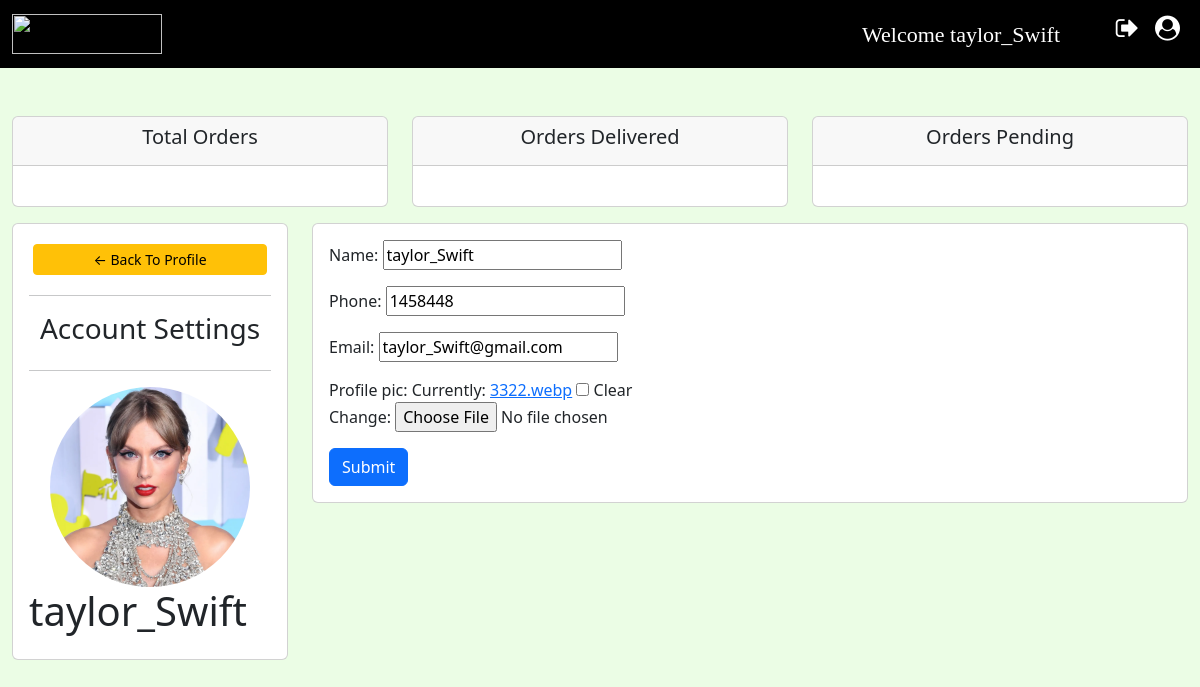
Page /account/ (signed in) on the committed database.
### accounts/models.py (models this page shows, shortened)
class Customer(models.Model):
    user = models.OneToOneField(User, null=True, on_delete=models.CASCADE)
    name = models.CharField(max_length=200, null=True)
    phone = models.CharField(max_length=200, null=True)
    email = models.CharField(max_length=200, null=True)
    profile_pic = models.ImageField(default="p1.png",null=True,blank=True)
    date_created = models.DateTimeField(auto_now_add=True, null=True)
    def imageURL(self):
        try:
            url = self.profile_pic.url
        except:
            url = ""
        return url

### accounts/views.py (the view)
# urls.py: path('account/', views.account_settings, name="settings-page"),
@login_required(login_url="login")
def account_settings(request):
    user = request.user.customer
    form = CustomerForm(instance=user)
    if request.method == "POST":
        form = CustomerForm(request.POST, request.FILES, instance=user)
        if form.is_valid():
            form.save()
            return redirect("settings-page")
    context = {"user": user, "form": form}
    return render(request, "account_settings.html", context)

### accounts/forms.py
class CustomerForm(ModelForm):
    class Meta:
        model = Customer
        fields = "__all__"
        exclude = ["user"]

### templates/account_settings.html (shortened to what this page needs)
{% extends "Main.html" %}
{% load static %}
{% block content %}
	<br>
	{% include "status.html" %}
	<div class="container-fluid">
		<div class="row">
			<div class="col-md-3">
				<div class="card card-body">
					<a class="btn btn-warning btn-sm btn-block m-1" href="{% url "user-page" %}">&#8592; Back To
						Profile</a>
					<hr/>
					<h3 style="text-align: center">Account Settings</h3>
					<hr/>
					<img class="profile-pic" style="max-width: 200px;max-height: 200px;margin: 0 auto;border-radius: 50%;"
					     src="{{ user.imageURL }}">
					<h1>{{ user.name }}</h1>
				</div>
			</div>
			<div class="col-md-9">
				<div class="card card-body">
					<form method="POST" action="" enctype="multipart/form-data">
						{{ form.as_p }}
						<input class="btn btn-primary" type="submit" name="update-profile">
					</form>
				</div>
			</div>
		</div>
	</div>
{% endblock %}

### templates/NavBar.html (shortened to what this page needs)
<!DOCTYPE html>
{% load static %}
<html lang="en">
<head>
	<link rel="stylesheet" href="https://cdnjs.cloudflare.com/ajax/libs/font-awesome/4.7.0/css/font-awesome.min.css">
	<link rel="stylesheet" type="text/css" href="{% static "styles/main.css" %}">
</head>
<body>
{% block content %}
	<nav class="navbar navbar-expand-lg navbar-dark bg-black text-light">
		<div class="container-fluid">
			<img src="https://bind-crm-public.s3.eu-west-2.amazonaws.com/logo-light-1654586654vY8as.png"
			     href="{% url "home" %}" id="logo">
			<div class="collapse navbar-collapse" id="navbarSupportedContent">
				<ul class="navbar-nav me-auto mb-2 mb-lg-0">
					<li class="nav-item">
						{% if request.user.is_authenticated %}
							<label class="nav-link active" aria-current="page" style="padding-left: 700px;font-family: Cinzel, serif;
                         font-size: 22px;  ">Welcome {{ request.user.username }}</label>
						{% endif %}
					</li>
				</ul>
				<ul class="navbar-nav  mb-2 d-flex">
					<li class="nav-item d-flex">
							<a class="nav-link active" aria-current="page" href="{% url "logout" %}"><i
									class="fa fa-sign-out"
									style="font-size:25px"></i></a>
							<a class="nav-link active" aria-current="page" href="{% url "login" %}"><i
									class="fa fa-user-circle"
									style="font-size:25px"></i></a>
					</li>
				</ul>
			</div>
		</div>
	</nav>
{% endblock %}
</body>
</html>

### static/styles/main.css (style rules this page uses)
body { background-color: #ebfde5; }
#logo { width: 150px; height: 40px; }
.navbar a { font-family: 'Source Sans Pro', sans-serif; font-size: 18px; padding-right: 30px; }
.active { background-color: black; }

### rows in the picture
Customer: imageURL (picture), name "taylor_Swift", phone "1458448", email "taylor_Swift@gmail.com"

### other values in the picture
{{ request.user.username }} "taylor_Swift"
